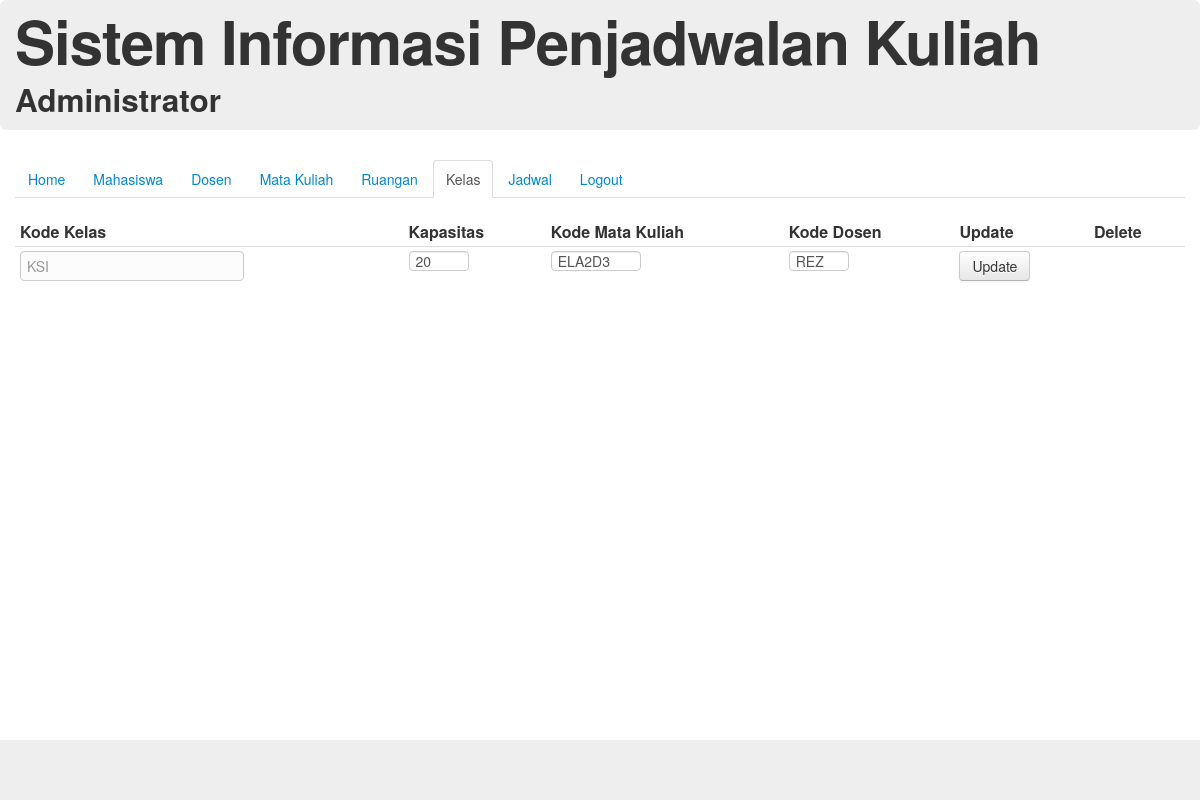
The app's page /index.php/adminController/formUpdateKelas/KSI with its own data.
### tables this page shows
CREATE TABLE `kelas` (
  `kode_kelas` varchar(20) NOT NULL,
  `kapasitas` int(3) NOT NULL,
  `kode_matakuliah` varchar(6) NOT NULL,
  `kode_dosen` varchar(3) NOT NULL
);

### application/controllers/adminController.php (called while the page is built, shortened)
<?php if ( ! defined('BASEPATH')) exit('No direct script access allowed');
class AdminController extends CI_Controller {
	function formUpdateKelas($kode_kelas){
		$data['active'] = "kelas";
		$this->load->model('kelas');
		$data['kelas'] = $this->kelas->get($kode_kelas);
		$this->load->view('header');
		$this->load->view('admin/menu',$data);
		$this->load->view('admin/updateKelas', $data);
		$this->load->view('footer');
	}
}

### index.php (called while the page is built, shortened)
<?php
require_once BASEPATH.'core/CodeIgniter.php';

### application/models/kelas.php (called while the page is built, shortened)
<?php
class Kelas extends CI_Model{
	function get($kode_kelas){
		$query = $this->db->get_where('kelas', array('kode_kelas' => $kode_kelas));
		return $query->result();
	}
} ?>

### application/views/admin/updateKelas.php (the view, shortened to what this page needs)
<div id="content">
  <table class="table table-hover table-condensed">
    <thead>
      <tr>
        <th>Kode Kelas</th>
        <th>Kapasitas</th>
        <th>Kode Mata Kuliah</th>
        <th>Kode Dosen</th>
        <th>Update</th>
        <th>Delete</th>
      </tr>
    </thead>
    <tbody>
      <form action="<?php echo base_url(); ?>index.php/adminController/updateKelas" method="POST">
        <tr>
          <td><span class="uneditable-input input-large"><?php echo $kelas[0]->kode_kelas; ?></td>
          <td><input class="input-mini" type="text" name="kapasitas" placeholder="kapasitas" maxlength="3" value="<?php echo $kelas[0]->kapasitas ?>"></td>
          <td><input class="input-small" type="text" name="kode_matakuliah" placeholder="kode mata kuliah" maxlength="6" value="<?php echo $kelas[0]->kode_matakuliah ?>"></td>
          <td><input class="input-mini" type="text" name="kode_dosen" placeholder="kode dosen" maxlength="3" value="<?php echo $kelas[0]->kode_dosen ?>"></td>
          <td><input class="btn" type="submit" value="Update"></td>
          <td></td>
        </tr>
      </form>
    </tbody>
  </table>
</div>

### records on screen
kelas: kode_kelas "KSI", kapasitas "20", kode_matakuliah "ELA2D3", kode_dosen "REZ"
